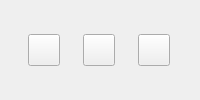
     <widget class="QWidget" name="m_pContainWidget" native="true">
      <property name="minimumSize">
       <size>
        <width>0</width>
        <height>54</height>
       </size>
      </property>
      <property name="styleSheet">
       <string notr="true">.QWidget#m_pAudioWidget4{
background-color: rgb(244,244,244);
}</string>
      </property>
      <layout class="QHBoxLayout" name="horizontalLayout_9">
       <item>
        <widget class="QPushButton" name="m_pVedioOff4_3">
         <property name="minimumSize">
          <size>
           <width>32</width>
           <height>32</height>
          </size>
         </property>
         <property name="maximumSize">
          <size>
           <width>32</width>
           <height>32</height>
          </size>
         </property>
         <property name="text">
          <string/>
         </property>
         <property name="icon">
          <iconset resource="../resource/image.qrc">
           <normaloff>:/image/otherdevice/down.png</normaloff>:/image/otherdevice/down.png</iconset>
         </property>
         <property name="iconSize">
          <size>
           <width>30</width>
           <height>30</height>
          </size>
         </property>
        </widget>
       </item>
       <item>
        <widget class="QPushButton" name="m_pVedioOn4_3">
         <property name="minimumSize">
          <size>
           <width>32</width>
           <height>32</height>
          </size>
         </property>
         <property name="maximumSize">
          <size>
           <width>32</width>
           <height>32</height>
          </size>
         </property>
         <property name="text">
          <string/>
         </property>
         <property name="icon">
          <iconset resource="../resource/image.qrc">
           <normaloff>:/image/otherdevice/up.png</normaloff>:/image/otherdevice/up.png</iconset>
         </property>
         <property name="iconSize">
          <size>
           <width>30</width>
           <height>30</height>
          </size>
         </property>
        </widget>
       </item>
       <item>
        <widget class="QPushButton" name="m_pVedioOn4_6">
         <property name="minimumSize">
          <size>
           <width>32</width>
           <height>32</height>
          </size>
         </property>
         <property name="maximumSize">
          <size>
           <width>32</width>
           <height>32</height>
          </size>
         </property>
         <property name="text">
          <string/>
         </property>
         <property name="icon">
          <iconset resource="../resource/image.qrc">
           <normaloff>:/image/otherdevice/up.png</normaloff>:/image/otherdevice/up.png</iconset>
         </property>
         <property name="iconSize">
          <size>
           <width>30</width>
           <height>30</height>
          </size>
         </property>
        </widget>
       </item>
      </layout>
     </widget>
